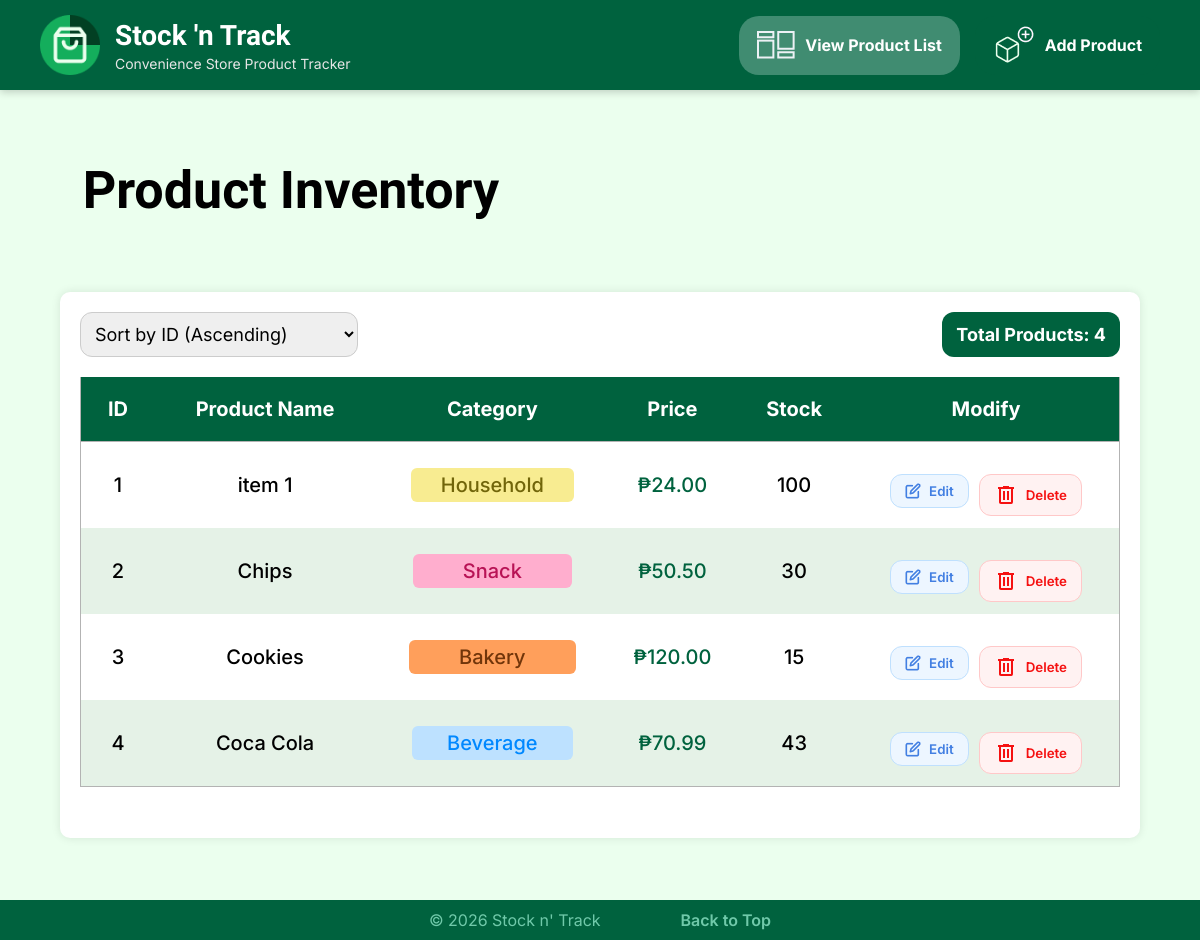
The page / on the database its author committed.
### tables this page shows
CREATE TABLE `products` (
  `product_id` int(11) NOT NULL AUTO_INCREMENT,
  `product_name` varchar(100) NOT NULL,
  `category_id` int(11) NOT NULL,
  `price` decimal(10,2) NOT NULL,
  `stock_quantity` int(11) NOT NULL,
  PRIMARY KEY (`product_id`),
  KEY `category_id` (`category_id`)
);

### index.php (the view, shortened to what this page needs)
<?php
include 'db_connect.php';
$result = false;
try {
    $query = "SELECT * FROM products";
    $result = mysqli_query($conn, $query);
} catch (Exception $e) {
    echo "Error: " . $e->getMessage();
}
$cat_info = [
    1 => ['label' => 'Beverage',     'class' => 'beverage', 'slug' => 'beverages'],
    2 => ['label' => 'Snack',        'class' => 'snack',    'slug' => 'snacks'],
    3 => ['label' => 'Household',    'class' => 'house',    'slug' => 'household'],
    4 => ['label' => 'Candy',        'class' => 'candy',    'slug' => 'candy'],
    5 => ['label' => 'Personal Care','class' => 'care',     'slug' => 'care'],
    6 => ['label' => 'Canned Goods', 'class' => 'can',      'slug' => 'canned'],
    7 => ['label' => 'Bakery',       'class' => 'bakery',   'slug' => 'bakery'],
    8 => ['label' => 'Frozen',       'class' => 'frozen',   'slug' => 'frozen'],
    9 => ['label' => 'Other',        'class' => 'other',    'slug' => 'other'],
];
?>
<!DOCTYPE html>
<html lang="en">
<head>
    <link rel="stylesheet" href="style.css">
</head>
<body>
<nav class="navbar" id="top">
    <div class="nav-left">
        <img src="images/logo.png" class="logo">
        <div class="title-group">
            <h1>Stock 'n Track</h1>
            <p>Convenience Store Product Tracker</p>
        </div>
    </div>
    <div class="nav-right">
        <a href="index.php" class="nav-btn-cur">
            <img src="images/list.png" class="icon1">
            <span> View Product List </span>
        </a>
        <a href="add-product.php" class="nav-btn">
            <img src="images/addprod.png" class="icon2">
            <span> Add Product </span>
        </a>
    </div>
</nav>
<div class="main">
    <div class="caption">
        <h1>Product Inventory</h1>
    </div>
    <div class="container">
        <div class="top-controls">
            <select id="sortSelect">
                <option value="id-asc">Sort by ID (Ascending)</option>
            </select>
            <div class="total">
                <span>Total Products: <?php echo mysqli_num_rows($result); ?></span>
            </div>
        </div>
        <table>
            <thead>
                <tr>
                    <th>ID</th>
                    <th>Product Name</th>
                    <th>Category</th>
                    <th>Price</th>
                    <th>Stock</th>
                    <th>Modify</th>
                </tr>
            </thead>
            <tbody id="productTable">
                <?php while ($row = mysqli_fetch_assoc($result)):
                    $cat = $cat_info[$row['category_id']] ?? ['label' => 'Other', 'class' => 'other', 'slug' => 'other'];
                ?>
                <tr>
                    <td><?= $row['product_id'] ?></td>
                    <td><?= htmlspecialchars($row['product_name']) ?></td>
                    <td><span class="<?= $cat['class'] ?>"><?= $cat['label'] ?></span></td>
                    <td style="color: #00623E">₱<?= number_format($row['price'], 2) ?></td>
                    <td><?= $row['stock_quantity'] ?></td>
                    <td class="edit-del">
                        <form method="POST" action="edit-product.php" style="display:inline;">
                            <button type="submit" class="edit-btn">
                                <img src="images/edit.png" class="icon3">
                                <span> Edit </span>
                            </button>
                        </form>
                        <form method="POST" action="delete-product.php" style="display:inline;" onsubmit="return confirm('Are you sure you want to delete this product?');">
                            <button type="submit" class="delete-btn">
                                <img src="images/delete.png" class="icon4">
                                <span> Delete </span>
                            </button>
                        </form>
                    </td>
                </tr>
                <?php endwhile; ?>
            </tbody>
        </table>
    </div>
    <footer>
        <p>© 2026 Stock n' Track</p>
        <a href="#top" class="back-to-top">Back to Top</a>
    </footer>
</div>
</body>
</html>

### style.css (style rules this page uses)
* { margin:0; padding:0; box-sizing:border-box; font-family: 'Inter', sans-serif; }
html { scroll-behavior: smooth; }
body { background:#EBFFEE; }
.main { display:flex; flex-direction: column; min-height: 100vh; }
.caption { width:90%; margin-right: 62.703px; margin-left: 62.703px; padding: 20px; }
.caption h1 { text-align: left; font-size: 52px; font-weight: 900; font-family: 'Bricolage Grotesque'; }
.container { width:90%; margin:auto; margin-top: 31px; margin-bottom: 62px; background:white; padding:20px; border-radius:10px; box-shadow:0 0 10px rgba(0,0,0,0.1); flex: 1; }
.navbar { width:100%; background:#00623e; color:white; display:flex; justify-content:space-between; align-items:center; padding:15px 40px; box-shadow:0 2px 8px rgba(0,0,0,0.2); margin-bottom:50px; }
footer { width:100%; background:#00623e; color:#70c9aa; display:flex; justify-content:center; align-items:center; gap:80px; padding:10px; }
.back-to-top { text-decoration:none; color:#70c9aa; font-weight:600; transition:0.3s; }
.nav-left { display:flex; align-items:center; gap:15px; }
.logo { width:60px; height:60px; object-fit:cover; }
.icon1 { width:38px; height:28px; object-fit:cover; }
.icon3 { width: 16px; height:16px; object-fit:cover; }
.icon2 { width:42px; height:39px; object-fit:cover; }
.icon4 { width: 24px; height:24px; object-fit:cover; }
.title-group h1 { font-family: 'Bricolage Grotesque'; font-weight: bold; font-size:28px; text-align: left; margin:0; }
.title-group p { font-size:14px; margin-top:3px; color:#e6e6e6; }
.nav-right { display:flex; gap:15px; }
.nav-btn, .nav-btn-cur { display:flex; align-items:center; justify-content:center; gap:10px; padding:10px 18px; border-radius:20px; text-decoration:none; color:white; font-weight:bold; transition:0.3s; }
.edit-del { display:flex; justify-content:center; gap:10px; }
.edit-btn, .delete-btn { display:flex; align-items:center; justify-content:center; gap:8px; padding:8px 14px; border-radius:12px; border: 0.5px; border-style: solid; text-decoration:none; cursor:pointer; font-weight:600; transition:0.3s; }
.edit-btn { border-color: #BFE0FE; background:#EDF6FF; }
.delete-btn { border-color: #FFC8C8; background:#FFF2F2; }
.edit-btn span { text-decoration:none; color:#427FE2; font-weight:600; }
.delete-btn span { text-decoration:none; color:#F51111; font-weight:600; }
.nav-btn { background:#00623E; }
.nav-btn-cur { background:#408C71; }
.nav-btn span, .nav-btn-cur span { text-decoration:none; color:white; font-weight:bold; }
h1 { margin-bottom:20px; text-align:center; }
.top-controls { display:flex; justify-content: space-between; gap:10px; margin-bottom:20px; }
.top-controls select { padding:10px; border:1px solid #ccc; border-radius:12px; }
#sortSelect, #sortSelect option { font-weight: 400px; font-size: 18px; }
.total { background:#00623E; padding:8px 14px; border-radius:12px; display: flex; align-items: center; }
.total span { color:white; text-align: center; font-weight: bold; font-size: 18px; }
table { width:100%; border-collapse:collapse; font-size: 20px; }
table td { padding:12px; text-align:center; font-weight: 500; }
table th { background:#00623E; color:white; padding:20px; text-align:center; font-weight: bold; }
tr:nth-child(even) { background-color: #E5F2E7; border-left:1px solid #B3B3B3; border-right:1px solid #B3B3B3; }
tr:nth-child(odd) { background-color: #ffffff; border-left:1px solid #B3B3B3; border-right:1px solid #B3B3B3; }
tr:last-child { border-bottom:1px solid #B3B3B3; }
form { display:flex; flex-direction:column; }
form button { margin-top:20px; }
.snack { background-color: #FFAECE; color: #B81355; border-radius: 6px; padding: 5px 50px; }
.beverage { background-color: #BDE1FF; color: #0088FF; border-radius: 6px; padding: 5px 35px; }
.house { background-color: #F8EC91; color: #71650A; border-radius: 6px; padding: 5px 30px; }
.bakery { background-color: #FF9F5B; color: #71350A; border-radius: 6px; padding: 5px 50px; }

### rows shown on the page
products: product_id "1", product_name "item 1", category "Household", price "24.00", stock_quantity "100"
products: product_id "2", product_name "Chips", category "Snack", price "50.50", stock_quantity "30"
products: product_id "3", product_name "Cookies", category "Bakery", price "120.00", stock_quantity "15"
products: product_id "4", product_name "Coca Cola", category "Beverage", price "70.99", stock_quantity "43"

### other values the page prints
mysqli_num_rows($result) "4"
